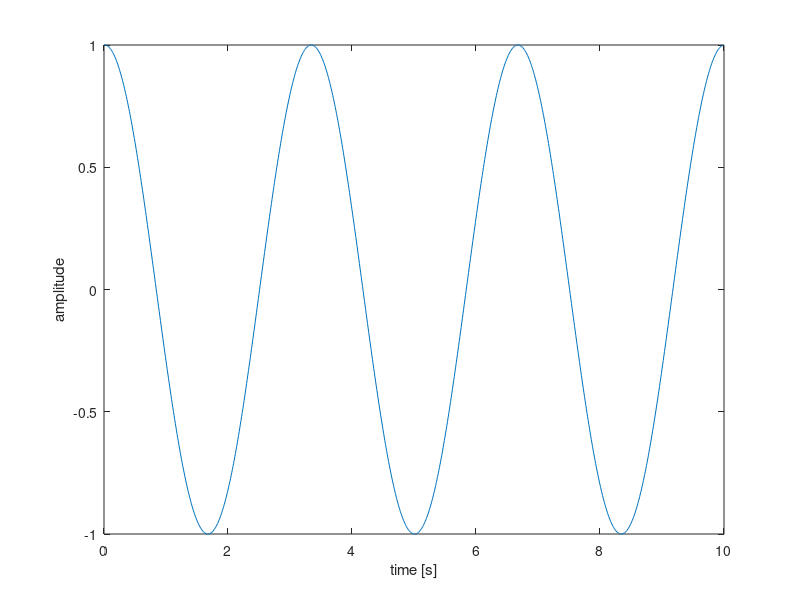

MATLAB code to generate this figure: (Note: this script raises an error after producing the figure.)
clc
close all
clear

%% 1.2.1 -> 1.2.5

N = 1000; %this is equal to the amount of bins (bins = #samples in fft)
Ts = 1e-2;
f = 3/(N*Ts);
x = 0:N-1;

y = cos(2*pi*Ts*x*f + 2*pi*rand); %3/N for 3 whole periods in window

figure
plot(x.*Ts, y);
xlabel("time [s]")
ylabel('amplitude')

figure
plot(linspace(0, 1/(Ts), N), db(fft(y)), 'o') % freq of cosine is correct!!
xlabel("Frequency (Hz)")
ylabel("Amplitude (dB)")

figure
plot(0:N-1, db(fft(y)), 'o') % freq of cosine is correct!!
xlabel("Frequency (bin)")
ylabel("Amplitude (dB)")

Y = fft(y);
tolerance = 1e-6;
Y(abs(Y)  < tolerance) = 0;

figure
plot(linspace(0, 1/(Ts), N), angle(Y), 'o')
xlabel('frequency [Hz]')
ylabel("angle [rad]")

%% 1.3.1 -> 1.3.2

N = 1000;
K = 10;
A = 1;
phases = 2*pi*rand(1, K);
Fs = 100; %Hz
Ts = 1/Fs;

f = (1:K)/(N*Ts);

x = 1:N;
y = 0;
for i = 1:length(f)
    y = y + A*sin(2*pi*Ts*f(i)*x + phases(i));
end
figure
plot(x.*Ts, y)
xlabel('time [s]')
ylabel("Amplitude")

Y = fft(y);
figure
plot(0:N-1, db(Y), 'o')
xlabel('frequency [bins]')
ylabel('Amplitude')

figure
plot(linspace(0, 1/(Ts), N), db(Y), 'o') % freq of cosine is correct!!
xlabel("Frequency (Hz)")
ylabel("Amplitude (dB)")

%% 1.3.3

N = 1000;
Fs = 200;
Ts = 1/Fs;
f = [4, 8, 12, 16, 20, 24]; %Hz
A = 1;
phases = 2*pi*rand(1, length(f));

x = 0:N-1;
y = 0;
for i = 1:length(f)
    y = y + sin(2*pi*f(i)*Ts*x + phases(i));
end

figure
plot(x.*Ts, y)
xlabel('time [s]')
ylabel("Amplitude")

Y = fft(y);
figure
plot(0:N-1, db(Y), 'o')
xlabel('frequency [bins]')
ylabel('Amplitude')

figure
plot(linspace(0, 1/(Ts), N), db(Y), 'o') % freq of cosine is correct!!
xlabel("Frequency (Hz)")
ylabel("Amplitude (dB)")

%% 1.4

N = 1000;
X = zeros(1, N);
A = 1;
phases = 2*pi*rand(1,30);
X(1:30) = 1*exp(1i*phases);

figure
plot(abs(X), 'o')

x = ifft(X);
figure
plot(N*real(x))

%% 1.4.3

f_excited = linspace(5, 15, 30);
fs = 100; %anything above 60 Hz is okay
Ts = 1/fs;
N = 1000;
A = 1;
f = zeros(1, N);
f_excited = 30;
%f(f_excited*N/fs+1) = A*exp(1i*2*pi*rand); % use this to select right freq
f(N/fs*5+1:N/(2*fs):N/fs*5 + 30*N/(2*fs)) = A*exp(1i*2*pi*rand(1, 30));

figure
plot(linspace(0, 1/(Ts), N), abs(f), 'o') % freq of cosine is correct!!
xlabel("Frequency (Hz)")
ylabel("Amplitude (dB)")

figure
plot((0:N-1).*Ts, N*real(ifft(f)))
xlabel('time [s]')
ylabel("Amplitude")

%% 1.5

N = 500;
K = 60;
f = (1:K)/N;
A = 1;

x = 0:N-1;
y1 = 0;
y2 = 0;
y3 = 0;

for i = 1:length(f)
    y1 = y1 + A*sin(2*pi*f(i)*x + 2*pi*rand);
    y2  = y2 + A*sin(2*pi*f(i)*x + i*(i+1*pi/K));
    y3 = y3 + A*sin(2*pi*f(i)*x + i*pi);
end

figure
subplot(3, 1, 1)
plot(x, y1);
xlabel("time [s]")
ylabel('amplitude')
subplot(3, 1, 2)
plot(x, y2);
xlabel("time [s]")
ylabel('amplitude')
subplot(3, 1, 3)
plot(x, y3);
xlabel("time [s]")
ylabel('amplitude')

figure
subplot(3, 1, 1)
plot(x, db(fft(y1)), 'o') % freq of cosine is correct!!
xlabel("Frequency (bin)")
ylabel("Amplitude (dB)")
subplot(3, 1, 2)
plot(x, db(fft(y2)), 'o') % freq of cosine is correct!!
xlabel("Frequency (bin)")
ylabel("Amplitude (dB)")
subplot(3, 1, 3)
plot(x, db(fft(y3)), 'o') % freq of cosine is correct!!
xlabel("Frequency (bin)")
ylabel("Amplitude (dB)")

Crest_random = max(abs(y1))/rms(y1)
Crest_schroeder = max(abs(y2))/rms(y2)
Crest_linear = max(abs(y3))/rms(y3)


